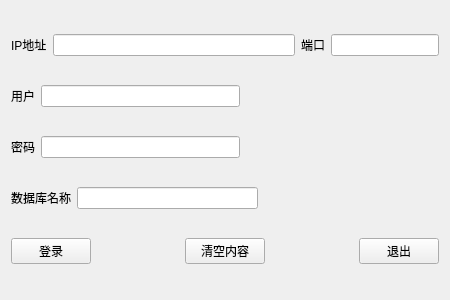
<?xml version="1.0" encoding="UTF-8"?>
<ui version="4.0">
 <class>Form</class>
 <widget class="QWidget" name="Form">
  <property name="geometry">
   <rect>
    <x>0</x>
    <y>0</y>
    <width>450</width>
    <height>300</height>
   </rect>
  </property>
  <property name="windowTitle">
   <string>登录系统</string>
  </property>
  <layout class="QVBoxLayout" name="verticalLayout">
   <item>
    <layout class="QHBoxLayout" name="horizontalLayout">
     <item>
      <widget class="QLabel" name="label">
       <property name="text">
        <string>IP地址</string>
       </property>
      </widget>
     </item>
     <item>
      <widget class="QLineEdit" name="lineEdit">
       <property name="text">
        <string/>
       </property>
      </widget>
     </item>
     <item>
      <widget class="QLabel" name="label_2">
       <property name="text">
        <string>端口</string>
       </property>
      </widget>
     </item>
     <item>
      <widget class="QLineEdit" name="lineEdit_3">
       <property name="enabled">
        <bool>true</bool>
       </property>
       <property name="sizePolicy">
        <sizepolicy hsizetype="Preferred" vsizetype="Fixed">
         <horstretch>0</horstretch>
         <verstretch>0</verstretch>
        </sizepolicy>
       </property>
      </widget>
     </item>
    </layout>
   </item>
   <item>
    <layout class="QHBoxLayout" name="horizontalLayout_2">
     <item>
      <widget class="QLabel" name="label_3">
       <property name="text">
        <string>用户</string>
       </property>
      </widget>
     </item>
     <item>
      <widget class="QLineEdit" name="lineEdit_2"/>
     </item>
     <item>
      <spacer name="horizontalSpacer_8">
       <property name="orientation">
        <enum>Qt::Horizontal</enum>
       </property>
       <property name="sizeHint" stdset="0">
        <size>
         <width>40</width>
         <height>20</height>
        </size>
       </property>
      </spacer>
     </item>
    </layout>
   </item>
   <item>
    <layout class="QHBoxLayout" name="horizontalLayout_3">
     <item>
      <widget class="QLabel" name="label_4">
       <property name="text">
        <string>密码</string>
       </property>
      </widget>
     </item>
     <item>
      <widget class="QLineEdit" name="lineEdit_4"/>
     </item>
     <item>
      <spacer name="horizontalSpacer_9">
       <property name="orientation">
        <enum>Qt::Horizontal</enum>
       </property>
       <property name="sizeHint" stdset="0">
        <size>
         <width>40</width>
         <height>20</height>
        </size>
       </property>
      </spacer>
     </item>
    </layout>
   </item>
   <item>
    <layout class="QHBoxLayout" name="horizontalLayout_4">
     <item>
      <widget class="QLabel" name="label_5">
       <property name="text">
        <string>数据库名称</string>
       </property>
      </widget>
     </item>
     <item>
      <widget class="QLineEdit" name="lineEdit_5"/>
     </item>
     <item>
      <spacer name="horizontalSpacer_10">
       <property name="orientation">
        <enum>Qt::Horizontal</enum>
       </property>
       <property name="sizeHint" stdset="0">
        <size>
         <width>40</width>
         <height>20</height>
        </size>
       </property>
      </spacer>
     </item>
    </layout>
   </item>
   <item>
    <layout class="QHBoxLayout" name="horizontalLayout_5">
     <item>
      <widget class="QPushButton" name="pushButton">
       <property name="text">
        <string>登录</string>
       </property>
      </widget>
     </item>
     <item>
      <spacer name="horizontalSpacer_3">
       <property name="orientation">
        <enum>Qt::Horizontal</enum>
       </property>
       <property name="sizeHint" stdset="0">
        <size>
         <width>40</width>
         <height>20</height>
        </size>
       </property>
      </spacer>
     </item>
     <item>
      <spacer name="horizontalSpacer_7">
       <property name="orientation">
        <enum>Qt::Horizontal</enum>
       </property>
       <property name="sizeHint" stdset="0">
        <size>
         <width>40</width>
         <height>20</height>
        </size>
       </property>
      </spacer>
     </item>
     <item>
      <spacer name="horizontalSpacer_4">
       <property name="orientation">
        <enum>Qt::Horizontal</enum>
       </property>
       <property name="sizeHint" stdset="0">
        <size>
         <width>40</width>
         <height>20</height>
        </size>
       </property>
      </spacer>
     </item>
     <item>
      <widget class="QPushButton" name="pushButton_3">
       <property name="text">
        <string>清空内容</string>
       </property>
      </widget>
     </item>
     <item>
      <spacer name="horizontalSpacer_6">
       <property name="orientation">
        <enum>Qt::Horizontal</enum>
       </property>
       <property name="sizeHint" stdset="0">
        <size>
         <width>40</width>
         <height>20</height>
        </size>
       </property>
      </spacer>
     </item>
     <item>
      <spacer name="horizontalSpacer_5">
       <property name="orientation">
        <enum>Qt::Horizontal</enum>
       </property>
       <property name="sizeHint" stdset="0">
        <size>
         <width>40</width>
         <height>20</height>
        </size>
       </property>
      </spacer>
     </item>
     <item>
      <spacer name="horizontalSpacer">
       <property name="orientation">
        <enum>Qt::Horizontal</enum>
       </property>
       <property name="sizeHint" stdset="0">
        <size>
         <width>40</width>
         <height>20</height>
        </size>
       </property>
      </spacer>
     </item>
     <item>
      <widget class="QPushButton" name="pushButton_2">
       <property name="text">
        <string>退出</string>
       </property>
      </widget>
     </item>
    </layout>
   </item>
  </layout>
 </widget>
 <resources/>
 <connections/>
</ui>
